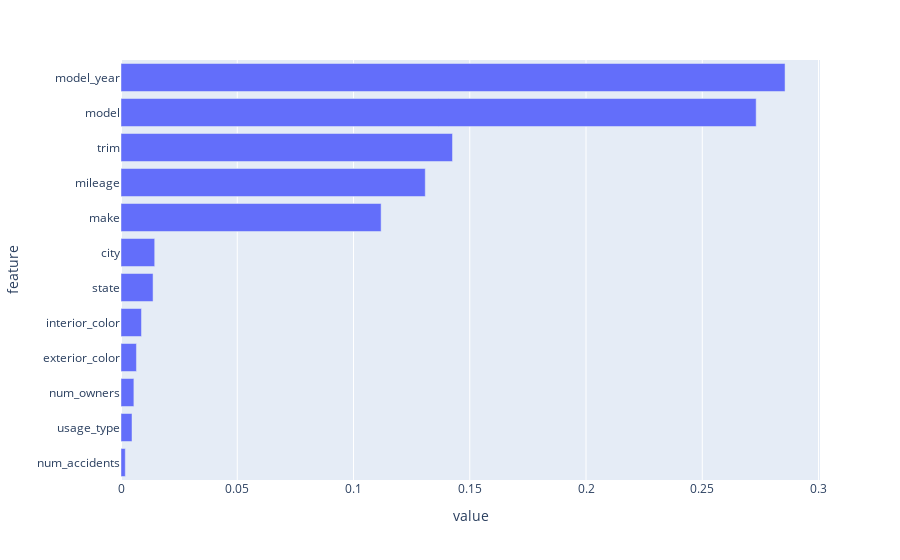

The code cell stored with this chart in its notebook:
### Markdown cell above
##### **Intrinsic Approach**
###### In this example, we'll go through the MLOps process (let's assume we have already performed Data Wrangling and EDA). With the Intrinsic Approach, we'll make use of a Decision Tree to predict the price feature.

### Code cell
from sklearn.preprocessing import LabelEncoder
from sklearn.model_selection import train_test_split
from sklearn.tree import DecisionTreeRegressor
import plotly.express as px

# preprocess data
encoder = LabelEncoder()
training_data['make'] = encoder.fit_transform(training_data['make'])
training_data['model'] = encoder.fit_transform(training_data['model'])
training_data['trim'] = encoder.fit_transform(training_data['trim'])
training_data['exterior_color'] = encoder.fit_transform(training_data['exterior_color'])
training_data['interior_color'] = encoder.fit_transform(training_data['interior_color'])
training_data['usage_type'] = encoder.fit_transform(training_data['usage_type'])
training_data['city'] = encoder.fit_transform(training_data['city'])
training_data['state'] = encoder.fit_transform(training_data['state'])

# specify predictor and target features
X = training_data.drop(columns=['price'])
y = training_data['price']

# split dataset into Training and Testing Subsets
X_train, X_test, y_train, y_test = train_test_split(X, y, test_size=0.2, random_state=42)

# fit training data to model
used_car_model = DecisionTreeRegressor()
used_car_model.fit(X_train, y_train)

# create DataFrame with feature names and values, visualize feature importance chart
features = pd.DataFrame({'value':used_car_model.feature_importances_}, index=[X.columns])
features.reset_index(inplace=True)
features.rename(columns={'level_0':'feature'}, inplace=True)
px.bar(features.sort_values(by='value'), x='value', y='feature')

### Figure 1 — Plotly figure (JSON) as saved in the notebook; plotly's stock layout.template omitted (floating-point values rounded to 4 significant figures)
{"data": [{"alignmentgroup": "True", "hovertemplate": "value=%{x}<br>feature=%{y}<extra></extra>", "legendgroup": "", "marker": {"color": "#636efa", "pattern": {"shape": ""}}, "name": "", "offsetgroup": "", "orientation": "h", "showlegend": false, "textposition": "auto", "type": "bar", "x": [0.00185, 0.004741, 0.005539, 0.006647, 0.008802, 0.01379, 0.0145, 0.1119, 0.1309, 0.1426, 0.2732, 0.2856], "xaxis": "x", "y": ["num_accidents", "usage_type", "num_owners", "exterior_color", "interior_color", "state", "city", "make", "mileage", "trim", "model", "model_year"], "yaxis": "y"}], "layout": {"barmode": "relative", "legend": {"tracegroupgap": 0}, "margin": {"t": 60}, "xaxis": {"anchor": "y", "domain": [0, 1], "title": {"text": "value"}}, "yaxis": {"anchor": "x", "domain": [0, 1], "title": {"text": "feature"}}}}
